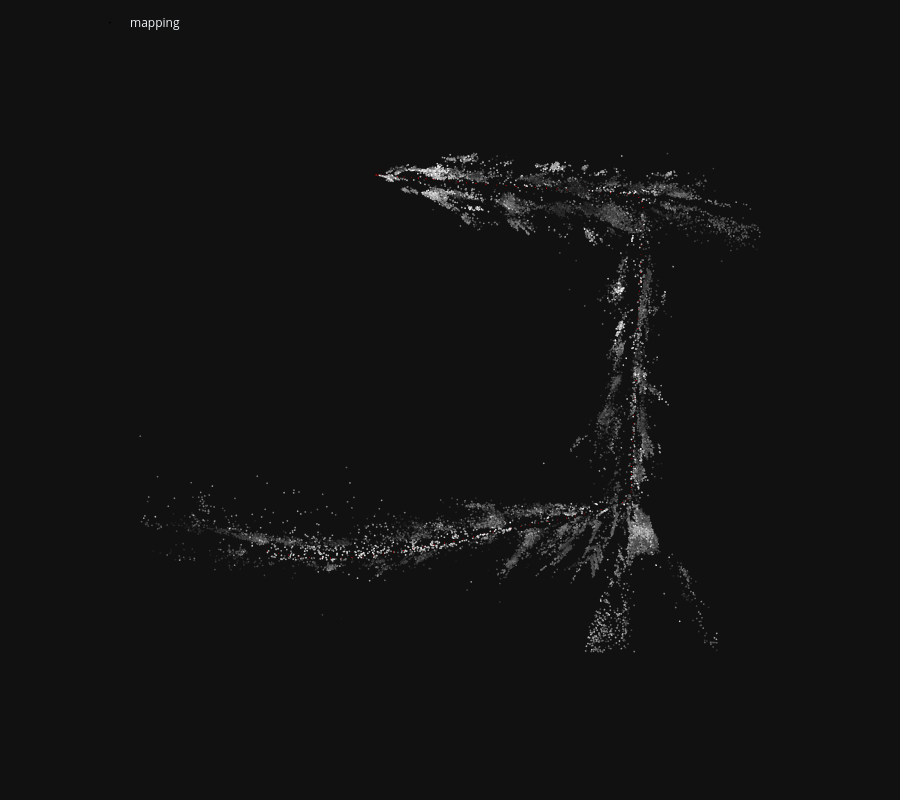

Notebook source saved alongside this figure:
### Markdown cell above
## 3b. 稀疏地图（可选）

### Code cell
from hloc.utils import viz_3d

fig_map = viz_3d.init_figure()
viz_3d.plot_reconstruction(
    fig_map, model, color="rgba(255,0,0,0.45)", name="mapping", points_rgb=True
)
fig_map.show()
